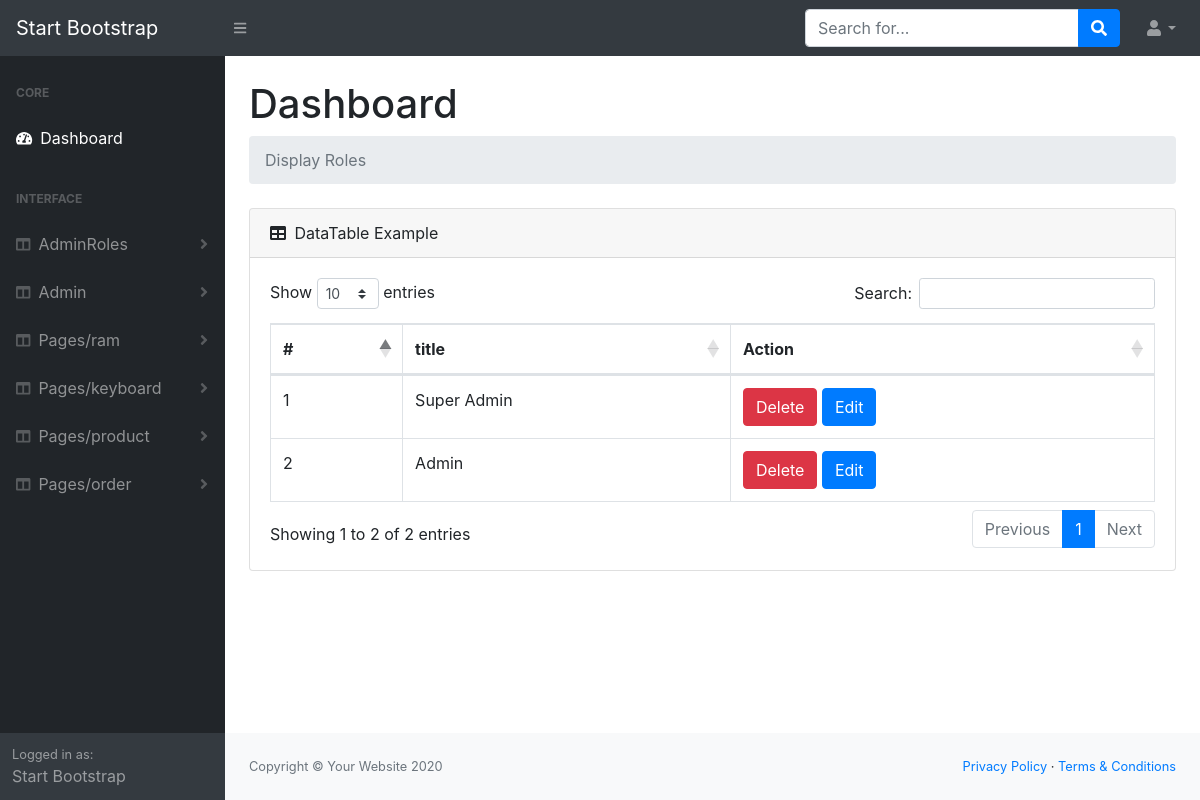
Page /LUG2/Blog/Admins/AdminRoles/index.php (signed in) on the committed database.
### tables this page shows
CREATE TABLE `admin_types` (
  `id` int(10) UNSIGNED NOT NULL,
  `title` char(75) NOT NULL
);

### LUG2/Blog/Admins/AdminRoles/index.php (the view)
<?php
require "../helpers/require.php";
  $sql = "select * from admin_types";
  $op  =  mysqli_query($con,$sql);
   require '../header.php';
   require "../nav.php";
?>
<div id="layoutSidenav">
    <?php
   require '../sidNav.php';
?>
    <div id="layoutSidenav_content">
        <main>
            <div class="container-fluid">
                <h1 class="mt-4">Dashboard</h1>
                <ol class="breadcrumb mb-4">
                    <?php
                        if(isset($_SESSION['messages'])){
                                echo '<li class="breadcrumb-item active">'.$_SESSION['messages'].'</li>';
                                unset($_SESSION['messages']);
                        }else{
                        echo '<li class="breadcrumb-item active">Display Roles</li>';
                        }
                   ?>
                </ol>
                <div class="card mb-4">
                    <div class="card-header">
                        <i class="fas fa-table mr-1"></i>
                        DataTable Example
                    </div>
                    <div class="card-body">
                        <div class="table-responsive">
                            <table class="table table-bordered" id="dataTable" width="100%" cellspacing="0">
                                <thead>
                                    <tr>
                                        <th>#</th>
                                        <th>title</th>
                                        <th>Action</th>
                                    </tr>
                                </thead>
                                <tbody>
                                    <?php
                                    while($rows = mysqli_fetch_assoc($op)){
                                 ?>
                                    <tr>
                                        <td><?php echo $rows["id"]; ?></td>
                                        <td><?php echo $rows['title'];?></td>
                                        <td>
                                            <a href='delete.php?id=<?php echo $rows['id'];?>'
                                                class='btn btn-danger m-r-1em'>Delete</a>
                                            <a href='edit.php?id=<?php echo $rows['id'];?>'
                                                class='btn btn-primary m-r-1em'>Edit</a>
                                        </td>
                                    </tr>
                                    <?php } ?>
                                </tbody>
                            </table>
                        </div>
                    </div>
                </div>
            </div>
        </main>
        <?php
    require '../footer.php';
?>

### rows in the picture
admin_types: id "1", title "Super Admin"
admin_types: id "2", title "Admin"

### other values in the picture
$value "AdminRoles"
$value "Admin"
$value "Pages/ram"
$value "Pages/keyboard"
$value "Pages/product"
$value "Pages/order"
